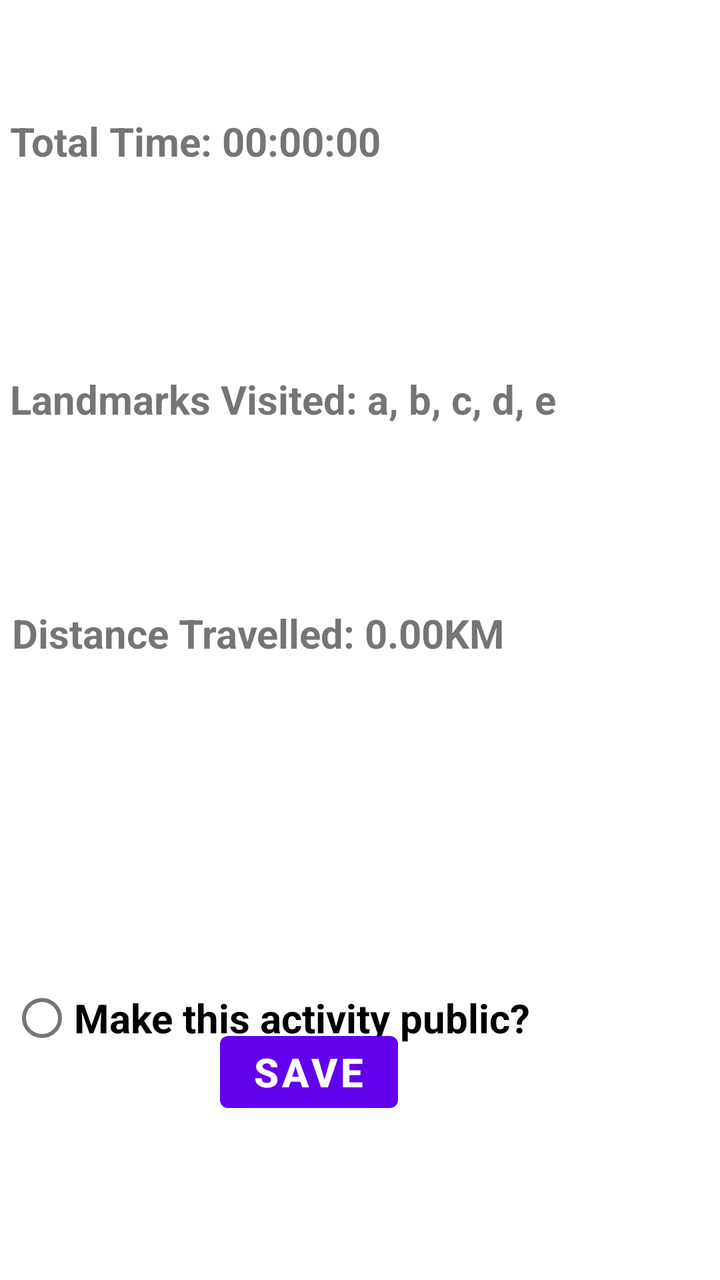
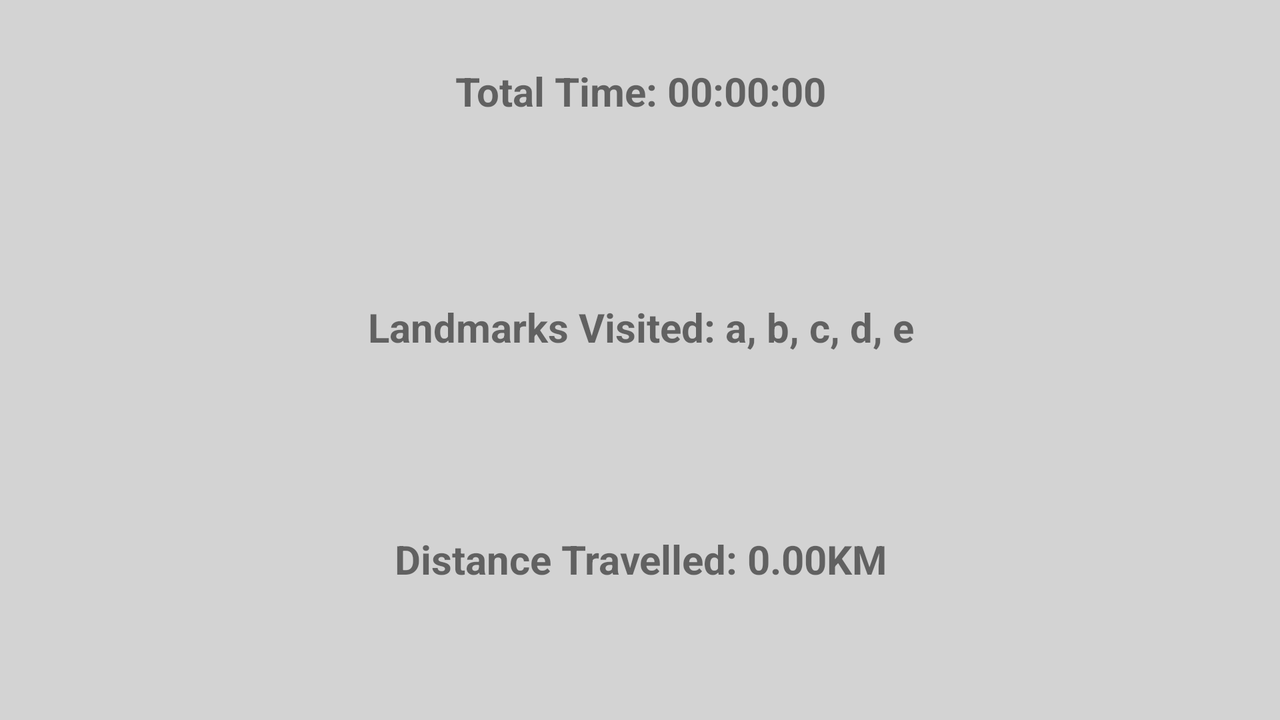

The same Android screen from two of the app's own layout files: first res/layout/ as a phone draws it, then the repository's variant for another configuration, drawn on a device whose configuration selects that folder. Both files follow.
<!-- AndroidManifest.xml: application theme Theme.CMP309CWK -->
<!-- res/layout/activity_upload.xml -->
<?xml version="1.0" encoding="utf-8"?>
<androidx.constraintlayout.widget.ConstraintLayout xmlns:android="http://schemas.android.com/apk/res/android"
    xmlns:app="http://schemas.android.com/apk/res-auto"
    xmlns:tools="http://schemas.android.com/tools"
    android:layout_width="match_parent"
    android:layout_height="match_parent"
    tools:context=".uploadActivity">

    <TextView
        android:id="@+id/txtTotalTime"
        android:layout_width="350dp"
        android:layout_height="86dp"
        android:layout_marginStart="30dp"
        android:layout_marginTop="57dp"
        android:layout_marginEnd="30dp"
        android:text="Total Time: 00:00:00"
        android:textSize="20sp"
        android:textStyle="bold"
        app:layout_constraintEnd_toEndOf="parent"
        app:layout_constraintStart_toStartOf="parent"
        app:layout_constraintTop_toTopOf="parent" />

    <TextView
        android:id="@+id/txtViewDistance"
        android:layout_width="350dp"
        android:layout_height="86dp"
        android:layout_marginStart="30dp"
        android:layout_marginTop="160dp"
        android:layout_marginEnd="30dp"
        android:text="Distance Travelled: 0.00KM"
        android:textSize="20sp"
        android:textStyle="bold"
        app:layout_constraintEnd_toEndOf="parent"
        app:layout_constraintHorizontal_bias="0.482"
        app:layout_constraintStart_toStartOf="parent"
        app:layout_constraintTop_toBottomOf="@+id/txtTotalTime" />

    <TextView
        android:id="@+id/txtViewLandmarksVisited"
        android:layout_width="350dp"
        android:layout_height="86dp"
        android:layout_marginStart="30dp"
        android:layout_marginTop="43dp"
        android:layout_marginEnd="30dp"
        android:text="Landmarks Visited: a, b, c, d, e"
        android:textSize="20sp"
        android:textStyle="bold"
        app:layout_constraintEnd_toEndOf="parent"
        app:layout_constraintStart_toStartOf="parent"
        app:layout_constraintTop_toBottomOf="@+id/txtTotalTime" />

    <RadioButton
        android:id="@+id/rbPublic"
        android:layout_width="350dp"
        android:layout_height="86dp"
        android:layout_marginStart="30dp"
        android:layout_marginTop="77dp"
        android:layout_marginEnd="30dp"
        android:text="Make this activity public?"
        android:textSize="20sp"
        android:textStyle="bold"
        app:layout_constraintEnd_toEndOf="parent"
        app:layout_constraintStart_toStartOf="parent"
        app:layout_constraintTop_toBottomOf="@+id/txtViewDistance" />

    <Button
        android:id="@+id/btnSave"
        android:layout_width="wrap_content"
        android:layout_height="wrap_content"
        android:layout_marginStart="161dp"
        android:layout_marginEnd="161dp"
        android:layout_marginBottom="80dp"
        android:text="Save"
        android:textSize="20sp"
        android:textStyle="bold"
        app:layout_constraintBottom_toBottomOf="parent"
        app:layout_constraintEnd_toEndOf="parent"
        app:layout_constraintHorizontal_bias="1.0"
        app:layout_constraintStart_toStartOf="parent" />


</androidx.constraintlayout.widget.ConstraintLayout>
<!-- resources referenced by this layout -->
<resources>
  <style name="Theme.CMP309CWK" parent="Theme.MaterialComponents.DayNight.DarkActionBar">
          
          <item name="colorPrimary">@color/purple_500</item>
          <item name="colorPrimaryVariant">@color/purple_700</item>
          <item name="colorOnPrimary">@color/white</item>
          
          <item name="colorSecondary">@color/teal_200</item>
          <item name="colorSecondaryVariant">@color/teal_700</item>
          <item name="colorOnSecondary">@color/black</item>
          
          <item name="android:statusBarColor" tools:targetApi="l">?attr/colorPrimaryVariant</item>
          
      </style>
</resources>
<!-- res/layout-land/activity_upload.xml (the repository's variant of the layout above) -->
<!-- drawn on the phone turned sideways -->
<?xml version="1.0" encoding="utf-8"?>
<androidx.constraintlayout.widget.ConstraintLayout xmlns:android="http://schemas.android.com/apk/res/android"
    xmlns:app="http://schemas.android.com/apk/res-auto"
    xmlns:tools="http://schemas.android.com/tools"
    android:layout_width="match_parent"
    android:layout_height="match_parent"
    android:background="#D3D3D3"

    tools:context=".uploadActivity">

    <TextView
        android:id="@+id/txtTotalTime"
        android:layout_width="369dp"
        android:layout_height="94dp"
        android:layout_marginStart="30dp"
        android:layout_marginTop="32dp"
        android:layout_marginEnd="30dp"
        android:text="Total Time: 00:00:00"
        android:textAlignment="center"
        android:textSize="20sp"
        android:textStyle="bold"
        app:layout_constraintEnd_toEndOf="parent"
        app:layout_constraintStart_toStartOf="parent"
        app:layout_constraintTop_toTopOf="parent" />

    <TextView
        android:id="@+id/txtViewDistance"
        android:layout_width="369dp"
        android:layout_height="43dp"
        android:layout_marginStart="30dp"
        android:layout_marginTop="140dp"
        android:layout_marginEnd="30dp"
        android:text="Distance Travelled: 0.00KM"
        android:textAlignment="center"
        android:textSize="20sp"
        android:textStyle="bold"
        app:layout_constraintEnd_toEndOf="parent"
        app:layout_constraintHorizontal_bias="0.503"
        app:layout_constraintStart_toStartOf="parent"
        app:layout_constraintTop_toBottomOf="@+id/txtTotalTime" />

    <TextView
        android:id="@+id/txtViewLandmarksVisited"
        android:layout_width="370dp"
        android:layout_height="90dp"
        android:layout_marginStart="30dp"
        android:layout_marginTop="24dp"
        android:layout_marginEnd="30dp"
        android:text="Landmarks Visited: a, b, c, d, e"
        android:textAlignment="center"
        android:textSize="20sp"
        android:textStyle="bold"
        app:layout_constraintEnd_toEndOf="parent"
        app:layout_constraintHorizontal_bias="0.501"
        app:layout_constraintStart_toStartOf="parent"
        app:layout_constraintTop_toBottomOf="@+id/txtTotalTime" />


    <Button
        android:id="@+id/btnDiscard"
        android:layout_width="wrap_content"
        android:layout_height="wrap_content"
        android:layout_marginStart="131dp"
        android:layout_marginTop="24dp"
        android:layout_marginEnd="161dp"
        android:layout_marginBottom="30dp"
        android:background="#FF7F7F"
        android:text="Discard"
        android:textColor="#000000"
        android:textSize="20sp"
        app:backgroundTint="@null"
        app:layout_constraintBottom_toBottomOf="parent"
        app:layout_constraintEnd_toEndOf="parent"
        app:layout_constraintStart_toEndOf="@+id/btnSave"
        app:layout_constraintTop_toBottomOf="@+id/txtViewDistance" />

    <Button
        android:id="@+id/btnSave"
        android:layout_width="wrap_content"
        android:layout_height="wrap_content"
        android:layout_marginStart="181dp"
        android:layout_marginTop="24dp"
        android:layout_marginEnd="121dp"
        android:layout_marginBottom="30dp"
        android:background="#90EE90"
        android:text="Upload"
        android:textColor="#000000"
        android:textSize="20sp"
        app:backgroundTint="@null"
        app:layout_constraintBottom_toBottomOf="parent"
        app:layout_constraintEnd_toStartOf="@+id/btnDiscard"
        app:layout_constraintStart_toStartOf="parent"
        app:layout_constraintTop_toBottomOf="@+id/txtViewDistance" />


</androidx.constraintlayout.widget.ConstraintLayout>
